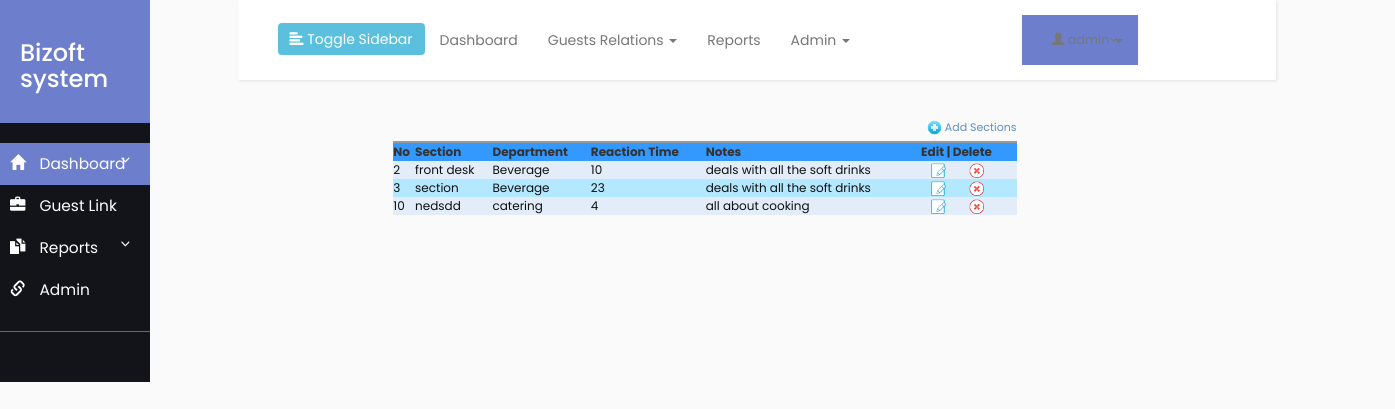
Page /sections.php (signed in) on the committed database.
### tables this page shows
CREATE TABLE IF NOT EXISTS `sections` (
  `sec_id` int(11) NOT NULL AUTO_INCREMENT,
  `section_name` varchar(100) NOT NULL,
  `dep_id` varchar(100) NOT NULL,
  `reaction_time` int(100) NOT NULL,
  `notes` varchar(100) NOT NULL,
  PRIMARY KEY (`section_name`),
  KEY `sec_id` (`sec_id`)
);

CREATE TABLE IF NOT EXISTS `departments` (
  `dep_id` int(11) NOT NULL AUTO_INCREMENT COMMENT 'primary key',
  `department_name` varchar(255) DEFAULT NULL,
  `notes` varchar(255) DEFAULT NULL,
  PRIMARY KEY (`dep_id`)
);

### sections.php (the view, shortened to what this page needs)
<?php
require_once("db.php");
$sql = "SELECT * FROM sections LEFT JOIN departments ON sections.dep_id = departments.dep_id ORDER BY sec_id ASC";
$result = mysqli_query($conn,$sql);
?>
<html>
<head>
<link rel="stylesheet" type="text/css" href="styles.css" />
</head>
<body>
	<div class="row">
		<div class="col-sm-2">
			<?php include_once 'sidebar.php';?>
		</div>
		<div class="col-sm-9" style="align-content: center;">
			<?php include_once 'header.php' ;?>
			<form name="frmUser" method="post" action="">
<div style="width: 35%px; align-content: center; margin-left: 15%; margin-right: 25%">
<div align="right" style="padding-bottom:5px;"><a href="add_sections.php" class="link"><img alt='Add' title='Add' src='images/add.png' width='15px' height='15px'/> Add Sections</a></div>
<table border="0" cellpadding="10" cellspacing="1" width="100%" class="tblListForm">
<tr class="listheader">
<td>No</td>
<td>Section</td>
<td>Department</td>
<td>Reaction Time</td>
<td>Notes</td>
<td>Edit | Delete</td>
</tr>
<?php
$i=0;
while($row = mysqli_fetch_array($result)) {
if($i%2==0)
$classname="evenRow";
else
$classname="oddRow";
?>
<tr class="<?php if(isset($classname)) echo $classname;?>">
<td><?php echo $row["sec_id"]; ?></td>
<td><?php echo $row["section_name"]; ?></td>
<td><?php echo $row["department_name"]; ?></td>
<td><?php echo $row["reaction_time"]; ?></td>
<td><?php echo $row["notes"]; ?></td>
<td><a href="edit_sections.php?sec_id=<?php echo $row["sec_id"]; ?>" class="link"><img alt='Edit' title='Edit' src='images/edit.png' width='15px' height='15px' hspace='10' /></a>  <a href="delete_sections.php?sec_id=<?php echo $row["sec_id"]; ?>"  class="link"><img alt='Delete' title='Delete' src='images/delete.png' width='15px' height='15px'hspace='10' /></a></td>
</tr>
<?php
$i++;
}
?>
</table>
</form>
</div>
		</div>
</body>
</html>

### sidebar.php (shortened to what this page needs)
<!DOCTYPE html>
<html>
    <head>
        <link rel="stylesheet" href="https://maxcdn.bootstrapcdn.com/bootstrap/3.3.7/css/bootstrap.min.css">
        <link rel="stylesheet" href="style4.css">
    </head>
    <body>
        <div class="wrapper">
            <div class="row">
			     <div class="col-sm-2">
                    <nav id="sidebar">
                <div class="sidebar-header">
                    <h3>Bizoft system</h3>
                </div>
                <ul class="list-unstyled components">
                    <li class="active">
                        <a href="#homeSubmenu" data-toggle="collapse" aria-expanded="false">
                            <i class="glyphicon glyphicon-home"></i>
                            Dashboard
                        </a>
                    </li>
                    <li>
                        <a href="#">
                            <i class="glyphicon glyphicon-briefcase"></i>
                            Guest Link
                        </a>
                        <a href="#pageSubmenu" data-toggle="collapse" aria-expanded="false">
                            <i class="glyphicon glyphicon-duplicate"></i>
                            Reports
                        </a>
                    </li>
                    <li>
                        <a href="#">
                            <i class="glyphicon glyphicon-link"></i>
                            Admin
                        </a>
                    </li>
                </ul>
            </nav>
			     </div>
            </div>
        </div>
    </body>
</html>

### header.php (shortened to what this page needs)
<nav id="myNavbar" class="navbar navbar-default" role="navigation">
    <div class="container">
        <div class="container-fluid">
          <div class="navbar-header">
                        <button type="button" id="sidebarCollapse" class="btn btn-info navbar-btn">
                            <i class="glyphicon glyphicon-align-left"></i>
                            <span>Toggle Sidebar</span>
                        </button>
          </div>
        <div class="collapse navbar-collapse" id="bs-example-navbar-collapse-1">
            <ul class="nav navbar-nav">
                <li><a href="#">Dashboard</a></li>
                <li class="dropdown">
                    <a href="#" data-toggle="dropdown" class="dropdown-toggle">Guests Relations <b class="caret"></b></a>
                </li>
                <li><a href="#">Reports</a></li>
                <li class="dropdown">
                    <a href="#" data-toggle="dropdown" class="dropdown-toggle">Admin <b class="caret"></b></a>
                </li>
            <li>
            <ul class="nav navbar-nav navbar-right">
     <li class="dropdown">
          <a href="#" class="dropdown-toggle" data-toggle="dropdown" role="button" aria-haspopup="true" aria-expanded="false">
          <span class="glyphicon glyphicon-user"></span> <?php echo $row['user_name']; ?>&nbsp;<span class="caret"></span></a>
        </li>
      </ul>
        </div>
    </div>
</nav>

### styles.css (style rules this page uses)
body { margin-left: 20px; }
.evenRow { background-color: #E2EDF9; font-size:12px; color:#101010; }
.oddRow { background-color: #B3E8FF; font-size:12px; color:#101010; }
.tblListForm { border-top:2px #999999 solid; }
.listheader { background-color:#3399FF; font-size:12px; font-weight:bold; }
.link { text-decoration:none; color:#5e8fc7; font-size:11px; }

### style4.css (style rules this page uses)
body { font-family: 'Poppins', sans-serif; background: #fafafa; }
a, a:hover, a:focus { color: inherit; text-decoration: none; transition: all 0.3s; }
.navbar { padding: 15px 10px; background: #fff; border: none; border-radius: 0; margin-bottom: 40px; box-shadow: 1px 1px 3px rgba(0, 0, 0, 0.1); }
.navbar-btn { box-shadow: none; outline: none !important; border: none; }
i, span { display: inline-block; }
.wrapper { display: flex; align-items: stretch; }
#sidebar { min-width: 150px; max-width: 150px; background: #131419; color: #fff; transition: all 0.3s; }
#sidebar ul li a { text-align: left; }
#sidebar .sidebar-header { padding: 20px; background: #6d7fcc; }
#sidebar ul.components { padding: 20px 0; border-bottom: 1px solid #47748b; }
#sidebar ul li a { padding: 10px; font-size: 1.1em; display: block; }
#sidebar ul li a i { margin-right: 10px; }
#sidebar ul li.active > a, a[aria-expanded="true"] { color: #fff; background: #6d7fcc; }
a[data-toggle="collapse"] { position: relative; }
a[aria-expanded="false"]::before, a[aria-expanded="true"]::before { content: '\e259'; display: block; position: absolute; right: 20px; font-family: 'Glyphicons Halflings'; font-size: 0.6em; }
ul ul a { font-size: 0.9em !important; padding-left: 30px !important; background: #6d7fcc; }

### rows in the picture
sections: sec "2", section_name "front desk", departments.department_name "Beverage", reaction_time "10", departments.notes "deals with all the soft drinks"
sections: sec "3", section_name "section", departments.department_name "Beverage", reaction_time "23", departments.notes "deals with all the soft drinks"
sections: sec "10", section_name "nedsdd", dep.department_name "catering", reaction_time "4", dep.notes "all about cooking"
